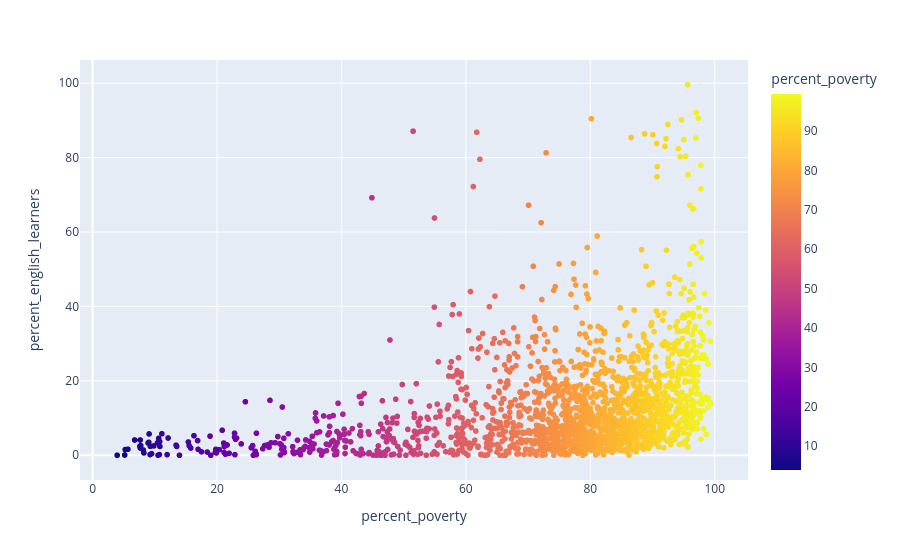

Notebook code for this chart:
### Markdown cell above
#### Task 2E: Create a scatter plot to see whether a relationship might exist between the percentage of low-income students in a school and the percentage of English learners in a school.

The percentage of students who fall below the poverty line should be on the horizontal axis, and the percentage of English learners should be on the vertical axis.

### Code cell
# Create a scatter plot of percent_english_learners vs percent_poverty
px.scatter(schools, x = 'percent_poverty', y = 'percent_english_learners', color = 'percent_poverty')

### Figure 1 — Plotly figure (JSON) as saved in the notebook; plotly's stock layout.template omitted (floating-point values rounded to 4 significant figures; data arrays with more than 128 entries replaced by an {"elided": "..."} marker saying what was removed)
{"data": [{"hovertemplate": "percent_poverty=%{marker.color}<br>percent_english_learners=%{y}<extra></extra>", "legendgroup": "", "marker": {"color": {"elided": "1834 float values"}, "coloraxis": "coloraxis", "symbol": "circle"}, "mode": "markers", "name": "", "showlegend": false, "type": "scattergl", "x": {"elided": "1834 float values"}, "xaxis": "x", "y": {"elided": "1834 float values"}, "yaxis": "y"}], "layout": {"autosize": true, "coloraxis": {"colorbar": {"title": {"text": "percent_poverty"}}, "colorscale": [[0, "#0d0887"], [0.1111, "#46039f"], [0.2222, "#7201a8"], [0.3333, "#9c179e"], [0.4444, "#bd3786"], [0.5556, "#d8576b"], [0.6667, "#ed7953"], [0.7778, "#fb9f3a"], [0.8889, "#fdca26"], [1, "#f0f921"]]}, "legend": {"tracegroupgap": 0}, "margin": {"t": 60}, "xaxis": {"anchor": "y", "autorange": true, "domain": [0, 1], "range": [-1.933, 105.3], "title": {"text": "percent_poverty"}, "type": "linear"}, "yaxis": {"anchor": "x", "autorange": true, "domain": [0, 1], "range": [-7.712, 107.3], "title": {"text": "percent_english_learners"}, "type": "linear"}}}
